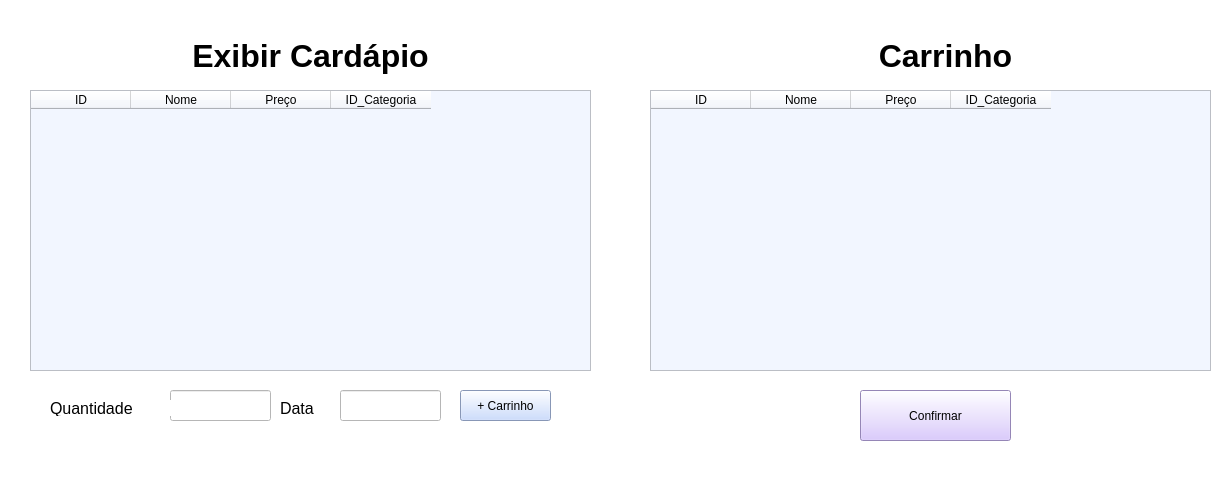
<?xml version="1.0" encoding="UTF-8"?>
<ui version="4.0">
 <class>MainWindow</class>
 <widget class="QMainWindow" name="MainWindow">
  <property name="geometry">
   <rect>
    <x>0</x>
    <y>0</y>
    <width>1231</width>
    <height>489</height>
   </rect>
  </property>
  <property name="windowTitle">
   <string>MainWindow</string>
  </property>
  <property name="styleSheet">
   <string notr="true">background-color: rgb(255, 255, 255);</string>
  </property>
  <widget class="QWidget" name="centralwidget">
   <widget class="QLabel" name="label">
    <property name="geometry">
     <rect>
      <x>30</x>
      <y>30</y>
      <width>561</width>
      <height>51</height>
     </rect>
    </property>
    <property name="font">
     <font>
      <family>Microsoft JhengHei UI</family>
      <pointsize>24</pointsize>
      <bold>true</bold>
     </font>
    </property>
    <property name="text">
     <string>Exibir Cardápio</string>
    </property>
    <property name="alignment">
     <set>AlignCenter</set>
    </property>
   </widget>
   <widget class="QPushButton" name="bt_confirmarPedido">
    <property name="geometry">
     <rect>
      <x>860</x>
      <y>390</y>
      <width>151</width>
      <height>51</height>
     </rect>
    </property>
    <property name="styleSheet">
     <string notr="true">background-color: rgb(209, 187, 255);</string>
    </property>
    <property name="text">
     <string>Confirmar</string>
    </property>
   </widget>
   <widget class="QTableWidget" name="tabela_cardapioPedido">
    <property name="geometry">
     <rect>
      <x>30</x>
      <y>90</y>
      <width>561</width>
      <height>281</height>
     </rect>
    </property>
    <property name="styleSheet">
     <string notr="true">background-color: rgb(242, 246, 255);</string>
    </property>
    <column>
     <property name="text">
      <string>ID</string>
     </property>
    </column>
    <column>
     <property name="text">
      <string>Nome</string>
     </property>
    </column>
    <column>
     <property name="text">
      <string>Preço</string>
     </property>
    </column>
    <column>
     <property name="text">
      <string>ID_Categoria</string>
     </property>
    </column>
   </widget>
   <widget class="QLineEdit" name="txt_quantidade">
    <property name="geometry">
     <rect>
      <x>170</x>
      <y>390</y>
      <width>101</width>
      <height>31</height>
     </rect>
    </property>
   </widget>
   <widget class="QLabel" name="label_6">
    <property name="geometry">
     <rect>
      <x>50</x>
      <y>400</y>
      <width>121</width>
      <height>16</height>
     </rect>
    </property>
    <property name="font">
     <font>
      <pointsize>12</pointsize>
     </font>
    </property>
    <property name="text">
     <string>Quantidade</string>
    </property>
   </widget>
   <widget class="QLabel" name="label_7">
    <property name="geometry">
     <rect>
      <x>280</x>
      <y>400</y>
      <width>91</width>
      <height>16</height>
     </rect>
    </property>
    <property name="font">
     <font>
      <pointsize>12</pointsize>
     </font>
    </property>
    <property name="text">
     <string>Data</string>
    </property>
   </widget>
   <widget class="QLineEdit" name="txt_dataPedido">
    <property name="geometry">
     <rect>
      <x>340</x>
      <y>390</y>
      <width>101</width>
      <height>31</height>
     </rect>
    </property>
   </widget>
   <widget class="QLabel" name="label_2">
    <property name="geometry">
     <rect>
      <x>650</x>
      <y>30</y>
      <width>591</width>
      <height>51</height>
     </rect>
    </property>
    <property name="font">
     <font>
      <family>Microsoft JhengHei UI</family>
      <pointsize>24</pointsize>
      <bold>true</bold>
     </font>
    </property>
    <property name="text">
     <string>Carrinho</string>
    </property>
    <property name="alignment">
     <set>AlignCenter</set>
    </property>
   </widget>
   <widget class="QTableWidget" name="tabela_carrinho">
    <property name="geometry">
     <rect>
      <x>650</x>
      <y>90</y>
      <width>561</width>
      <height>281</height>
     </rect>
    </property>
    <property name="styleSheet">
     <string notr="true">background-color: rgb(242, 246, 255);</string>
    </property>
    <column>
     <property name="text">
      <string>ID</string>
     </property>
    </column>
    <column>
     <property name="text">
      <string>Nome</string>
     </property>
    </column>
    <column>
     <property name="text">
      <string>Preço</string>
     </property>
    </column>
    <column>
     <property name="text">
      <string>ID_Categoria</string>
     </property>
    </column>
   </widget>
   <widget class="QPushButton" name="bt_adicionarItem">
    <property name="geometry">
     <rect>
      <x>460</x>
      <y>390</y>
      <width>91</width>
      <height>31</height>
     </rect>
    </property>
    <property name="styleSheet">
     <string notr="true">background-color: rgb(190, 211, 255);</string>
    </property>
    <property name="text">
     <string>+ Carrinho</string>
    </property>
   </widget>
   <zorder>bt_adicionarItem</zorder>
   <zorder>label</zorder>
   <zorder>bt_confirmarPedido</zorder>
   <zorder>tabela_cardapioPedido</zorder>
   <zorder>txt_quantidade</zorder>
   <zorder>label_6</zorder>
   <zorder>label_7</zorder>
   <zorder>txt_dataPedido</zorder>
   <zorder>label_2</zorder>
   <zorder>tabela_carrinho</zorder>
  </widget>
  <widget class="QStatusBar" name="statusbar"/>
 </widget>
 <resources/>
 <connections/>
</ui>
